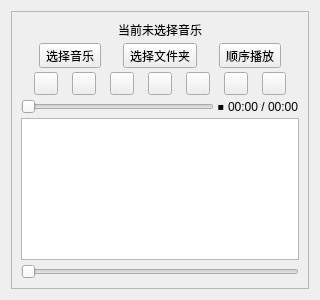
<?xml version="1.0" encoding="UTF-8"?>
<ui version="4.0">
 <class>Widget</class>
 <widget class="QWidget" name="Widget">
  <property name="geometry">
   <rect>
    <x>0</x>
    <y>0</y>
    <width>320</width>
    <height>300</height>
   </rect>
  </property>
  <property name="minimumSize">
   <size>
    <width>260</width>
    <height>240</height>
   </size>
  </property>
  <property name="maximumSize">
   <size>
    <width>320</width>
    <height>300</height>
   </size>
  </property>
  <property name="windowTitle">
   <string>Widget</string>
  </property>
  <layout class="QHBoxLayout" name="horizontalLayout_2">
   <item>
    <widget class="QFrame" name="PlayerPanel">
     <property name="minimumSize">
      <size>
       <width>260</width>
       <height>240</height>
      </size>
     </property>
     <property name="maximumSize">
      <size>
       <width>320</width>
       <height>300</height>
      </size>
     </property>
     <property name="frameShape">
      <enum>QFrame::Shape::StyledPanel</enum>
     </property>
     <property name="frameShadow">
      <enum>QFrame::Shadow::Raised</enum>
     </property>
     <layout class="QHBoxLayout" name="horizontalLayout_4">
      <item>
       <layout class="QVBoxLayout" name="verticalLayout">
        <property name="spacing">
         <number>4</number>
        </property>
        <property name="leftMargin">
         <number>0</number>
        </property>
        <property name="topMargin">
         <number>0</number>
        </property>
        <item>
         <widget class="QLabel" name="CurrentMusicLabel">
          <property name="text">
           <string>当前未选择音乐</string>
          </property>
          <property name="alignment">
           <set>Qt::AlignmentFlag::AlignCenter</set>
          </property>
         </widget>
        </item>
        <item>
         <layout class="QHBoxLayout" name="horizontalLayout_5">
          <item>
           <widget class="QToolButton" name="SelectMusicButton">
            <property name="text">
             <string>选择音乐</string>
            </property>
           </widget>
          </item>
          <item>
           <widget class="QToolButton" name="SelectFolderButton">
            <property name="text">
             <string>选择文件夹</string>
            </property>
           </widget>
          </item>
          <item>
           <widget class="QToolButton" name="PlayModeButton">
            <property name="text">
             <string>顺序播放</string>
            </property>
           </widget>
          </item>
         </layout>
        </item>
        <item>
         <layout class="QHBoxLayout" name="horizontalLayout">
          <property name="spacing">
           <number>1</number>
          </property>
          <property name="topMargin">
           <number>0</number>
          </property>
          <item>
           <widget class="QToolButton" name="PreviousButton">
            <property name="text">
             <string/>
            </property>
           </widget>
          </item>
          <item>
           <widget class="QToolButton" name="BackwardButton">
            <property name="text">
             <string/>
            </property>
           </widget>
          </item>
          <item>
           <widget class="QToolButton" name="PauseButton">
            <property name="text">
             <string/>
            </property>
           </widget>
          </item>
          <item>
           <widget class="QToolButton" name="PlayButton">
            <property name="text">
             <string/>
            </property>
           </widget>
          </item>
          <item>
           <widget class="QToolButton" name="StopButton">
            <property name="text">
             <string/>
            </property>
           </widget>
          </item>
          <item>
           <widget class="QToolButton" name="ForwardButton">
            <property name="text">
             <string/>
            </property>
           </widget>
          </item>
          <item>
           <widget class="QToolButton" name="NextButton">
            <property name="text">
             <string/>
            </property>
           </widget>
          </item>
         </layout>
        </item>
        <item>
         <layout class="QHBoxLayout" name="horizontalLayout_3">
          <item>
           <widget class="QSlider" name="ProgressSlider">
            <property name="maximum">
             <number>100</number>
            </property>
            <property name="orientation">
             <enum>Qt::Orientation::Horizontal</enum>
            </property>
           </widget>
          </item>
          <item>
           <widget class="QLabel" name="PlayerStatusIconLabel">
            <property name="text">
             <string>⏹</string>
            </property>
           </widget>
          </item>
          <item>
           <widget class="QLabel" name="TimeLabel">
            <property name="text">
             <string>00:00 / 00:00</string>
            </property>
           </widget>
          </item>
         </layout>
        </item>
        <item>
         <layout class="QHBoxLayout" name="horizontalLayout_6">
          <item>
           <widget class="QListWidget" name="LyricListWidget"/>
          </item>
         </layout>
        </item>
        <item>
         <widget class="QSlider" name="VolumeSlider">
          <property name="orientation">
           <enum>Qt::Orientation::Horizontal</enum>
          </property>
         </widget>
        </item>
       </layout>
      </item>
     </layout>
    </widget>
   </item>
  </layout>
 </widget>
 <resources/>
 <connections/>
</ui>
